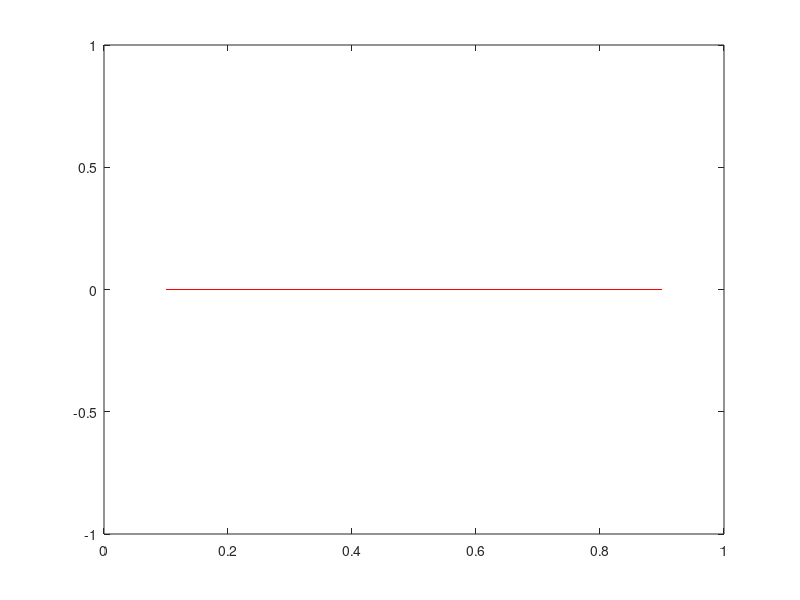

This chart was generated by the following MATLAB code: (Note: this script raises an error after producing the figure.)
%%%%%%%%%%%%%%%%%%%%%%%%%%%%%%%%%%%%%%%%%%%%%%%%%%%%%%%%%%%%%
% AM 260, UC Santa Cruz
% Written by Prof. Dongwook Lee
% A template code for solving the 1D linear scalar equation
% u_t + a u_x = 0 using the upwind method
%%%%%%%%%%%%%%%%%%%%%%%%%%%%%%%%%%%%%%%%%%%%%%%%%%%%%%%%%%%%%


clf;
clear all;
disp('Solving a linear advection problem:');


% take user's input for grid resolution
N=input('How many grid cells? = ');

% domain x_beg
xa=0;

% domain x_end
xb=1;

% grid delta
dx = (xb-xa)/N;

% two guardcells on each side
ngc=2;

% initialize your grid
x(ngc+1:N+ngc)=linspace(xa+0.5*dx,xb-0.5*dx,N);
for i=1:ngc;
    x(i)       = x(ngc+1) - i*dx;
    x(i+N+ngc) = x(N+ngc) + i*dx;
end
    
%initialize to zero
u(1:N+2*ngc)=0.;
u_init = u;


% choose an initial profile
disp('Choose IC:');
disp('[1] Square or [2] sine wave');
ICtype = input('IC type= ');

% setup IC
if (ICtype == 1)
    %square wave
    for i=ngc+1:N+ngc;
        if abs(x(i)-0.5)<0.2;
            u(i) = 1;
        else
            u(i) = 0;
        end
    end
elseif (ICtype == 2)
    %sin wave
    u(ngc+1:N+ngc)=sin(2.*pi*x(ngc+1:N+ngc));
end


%periodic BC for both square and sine waves
u(1)=u(N+ngc-1);
u(2)=u(N+ngc);
u(N+ngc+1)=u(ngc+1);
u(N+ngc+2)=u(ngc+2);

% get ready
uNnew = u;
u_init = u;


% take user's input for the advection velocity
c   = input('advection velocity c = ');

% take user's input for CFL
cfl = input('CFL = ');


%compute dt based on the CFL number
dt=cfl*dx/abs(c);

% take user's input for a number of turns to simulate
Ncycle=input('How many cycles? = ');

% set your clock to zero
t=0;

% set tmax based on the number of turns
tmax=Ncycle*(xb-xa)/abs(c);

% plot the IC and wait
grid on;
plot(x(ngc+1:N+ngc),u(ngc+1:N+ngc),'r');
pause

while t<tmax;
    
    for i=ngc+1:N+ngc;

        uNew(i) = upwind(u(i),u(i-1),c,dt,dx);

    end
    
    % update the clock
    t=t+dt;

    % apply periodic BC
    uNew(1)=uNew(N+ngc-1);
    uNew(2)=uNew(N+ngc);
    uNew(N+ngc+1)=uNew(ngc+1);
    uNew(N+ngc+2)=uNew(ngc+2);
  
    % update the solution
    u=uNew;
    
    % plot
    grid on;
    plot(x(ngc+1:N+ngc),u(ngc+1:N+ngc),'ro-')
    
    % make a movie
    pause(0.1)
end

hold on
plot(x(ngc+1:N+ngc),u(ngc+1:N+ngc),'ro-')
plot(x(ngc+1:N+ngc),u_init(ngc+1:N+ngc),'b')



